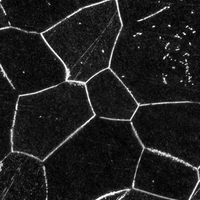
#> input picture sample/0000.png, 200 x 200 px
$ python edge_to_label.py sample/0000.png   (older library calls are emulated)
#> lines starting #> are read from the running program, lines starting #| are printed output that depends on the picture; after the words box and inside, x2 and y2 are one past the last pixel; in counts of white or black regions, pixels touching at a corner belong together
### matsci/label.py
# label module
import numpy as np
import scipy
from scipy import ndimage
from scipy.ndimage.morphology import binary_dilation
import data,adj

def create_mask(labels,label_list):
    """get binary mask from a list of labels (in an integer matrix)"""
    return reduce(np.logical_or,map(lambda l:labels==l,label_list))

# [40 lines left out: functions binary_remove, region_outline, centers_of_mass, region_boundary_intensity, fit_region, label_max, not called in this run]

def label_sizes(labels):
    """return sizes of all labels in an integer matrix"""
    return map(lambda l:(labels==l).sum(),range(0,labels.max()+1))

def label_empty(labels):
    """return labels that are empty (size==0)"""
    return [i for i,x in enumerate(label_sizes(labels)) if x == 0]

# [132 lines left out: functions region_transform, region_shift, largest_connected_component, num_components, boundary_connected_component, small_filter and 5 more, not called in this run]


class Label(object):
    # [6 lines left out: function __init__, not called in this run]

    def create_mask(self,label_list):
        """get binary mask from a list of labels (in an integer matrix)"""
        return reduce(np.logical_or,map(lambda l:self.v==l,label_list))

    def max(self):
        return self.v.max()

    def sizes(self):
        return label_sizes(self.v)

    def region_outline(self):
        return region_outline(self.v)

    def centers_of_mass(self):
        return centers_of_mass(self.v)

    def junctions(self,d=3):
        return junctions(self.v,d)

    def region_boundary_intensity(self,img,l,t):
        return region_boundary_intensity(self.v,img,l,t)

    def num_components(self,full=True):
        return num_components(self.v,full)

    def list(self):
        return np.unique(self.v)

    def clean(self):
        self.v = region_clean(region_shift(self.v
                                           , region_transform(self.v)))

    # [9 lines left out: function split_label, not called in this run]

    def edge_list():
        return edge_list(self.v)

    # [5 lines left out: function copy, not called in this run]

### edge_to_label.py
#!/usr/bin/env python
import os,sys
import numpy as np
import scipy
from scipy.ndimage.measurements import label
from matsci.label import small_filter, region_clean

def main(*args):
    if(len(args) < 2):
        return 1

    im = scipy.misc.imread(args[1],flatten=True).astype('float32')
#> im: shape (200, 200) float32; min 0, max 255, mean 30.4
    im = np.divide(im,im.max())
    im = np.multiply(im,255).astype('uint8')
#> im is the input picture: shape (200, 200); min 0, max 255, mean 30.4

    if(len(args) > 3):
        im = scipy.misc.imresize(im
                                 , (int(args[3]),int(args[4]))
                                 , interp = 'bicubic')

    im = (im > 0)
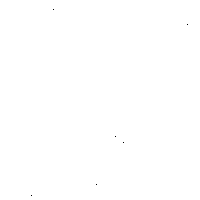
#> im: shape (200, 200) bool; 100% white; black in thin lines or dots, all inside (x1, y1, x2, y2) = (31, 9, 188, 196)

    labels = region_clean(
        small_filter(
            label(
                np.logical_not(im)
                )[0]
            , 0)) - 1
#> in small_filter, `mask     = create_mask(labels,[label_num])`:
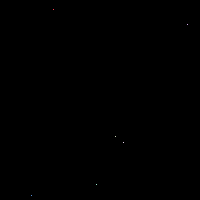
#> labels: shape (200, 200) int32; 7 distinct labels, from 0 to 6; one colour per label, 0 black
#> in small_filter, `mask_err = np.argwhere(mask)`: mask_err = 39994 pairs, first value 0 to 199, second value 0 to 199
#> the loop in small_filter, `for err in mask_err:` made 39994 passes
#> after the loop in small_filter, `for err in mask_err:`:
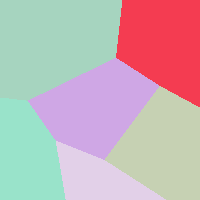
#> labels: shape (200, 200) int32; 6 distinct labels, from 1 to 6; one colour per label, 0 black
#> in region_clean, `out = np.ones(regions.shape,dtype=regions.dtype)*-1`: out: shape (200, 200) int32; every value is -1
#> the loop in region_clean, `for l in range(regions.max()+1) if not bg else range(1,regions.max()+1..` made 7 passes
#> pass 2, in region_clean, `layer = (regions==l)`:
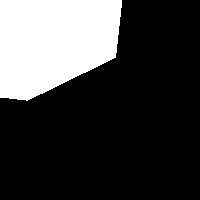
#> layer: shape (200, 200) bool; 24.8% white; 1 white region, box (x1, y1, x2, y2) and area: (0, 0, 122, 101) 9920
#> pass 3, in region_clean, `layer = (regions==l)`:
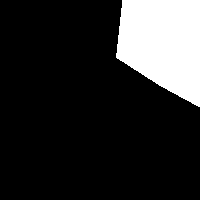
#> layer: shape (200, 200) bool; 17.1% white; 1 white region, box (x1, y1, x2, y2) and area: (116, 0, 200, 107) 6847
#> after the loop in region_clean, `for l in range(regions.max()+1) if not bg else range(1,regions.max()+1..`:
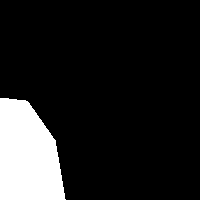
#> labeled: shape (200, 200) bool; 13.3% white; 1 white region, box (x1, y1, x2, y2) and area: (0, 98, 66, 200) 5310
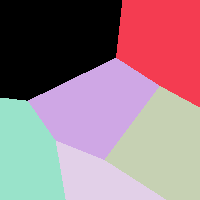
#> labels: shape (200, 200) int32; 6 distinct labels, from 0 to 5; one colour per label, 0 black

#> (the run stopped early here; a loop or call above may not have finished)
